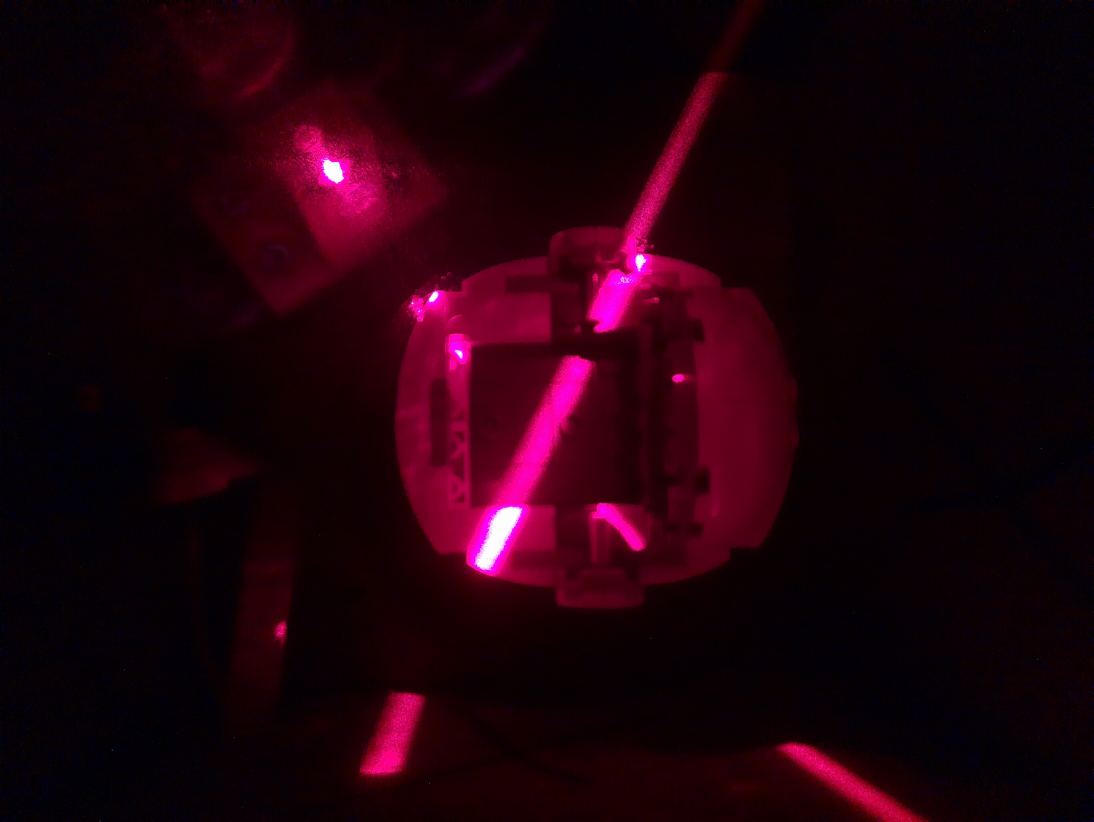
#> input picture images/0000T.jpg, 3280 x 2464 px (shown at 1/3 size); its folder holds only this picture in this run
$ python skener_funkce_BEST.py
#> lines starting #> are read from the running program, lines starting #| are printed output that depends on the picture; after the words box and inside, x2 and y2 are one past the last pixel; in counts of white or black regions, pixels touching at a corner belong together
import cv2
import numpy as np
import trimesh
import glob
import os

# --- KONFIGURACE ---
IMAGE_DIR = "images"

FIXED_CENTER_X = 1640
FIXED_CENTER_Y = 1232

def extract_red_points(image_path):
#> called with image_path = 'images/0000T.jpg'
    img = cv2.imread(image_path)
#> img is the input picture: shape (2464, 3280, 3); mean B, G, R 11.5, 1.1, 30.9
    if img is None: return []

    cx = FIXED_CENTER_X
    cy = FIXED_CENTER_Y

    hsv = cv2.cvtColor(img, cv2.COLOR_BGR2HSV)
#> hsv: shape (2464, 3280, 3); mean H, S, V 153.4, 243.6, 31.5

    # Maskování červené barvy
    lower_red1 = np.array([0, 150, 50])
    upper_red1 = np.array([10, 255, 255])
    lower_red2 = np.array([170, 150, 50])
    upper_red2 = np.array([180, 255, 255])
    mask = cv2.inRange(hsv, lower_red1, upper_red1) + cv2.inRange(hsv, lower_red2, upper_red2)
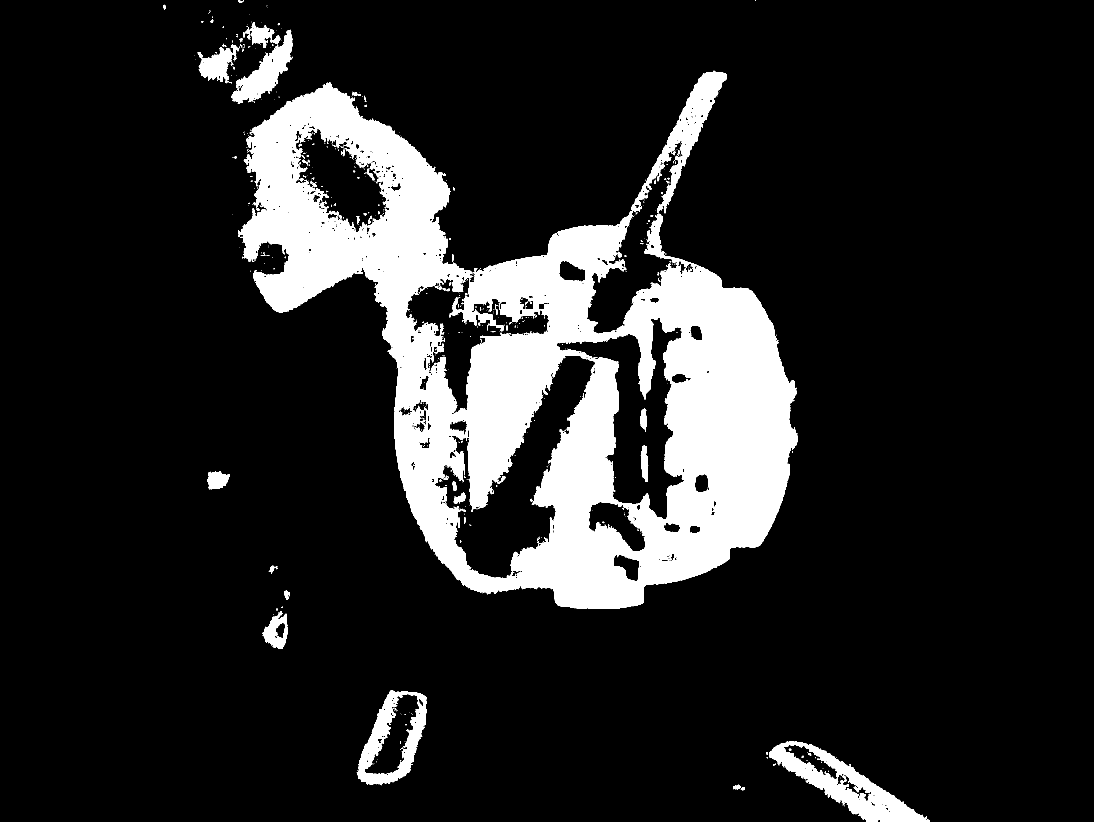
#> mask: shape (2464, 3280) (shown at 1/3 size); 14% white; 912 white regions (794 under 20 px), largest, box (x1, y1, x2, y2) and area: (714, 212, 2394, 1827) 1030708, (2308, 2224, 2790, 2464) 34357, (1072, 2071, 1281, 2356) 21346

    # Vyčištění šumu (morfologické operace)
    kernel = np.ones((5,5), np.uint8)
    mask = cv2.morphologyEx(mask, cv2.MORPH_OPEN, kernel)
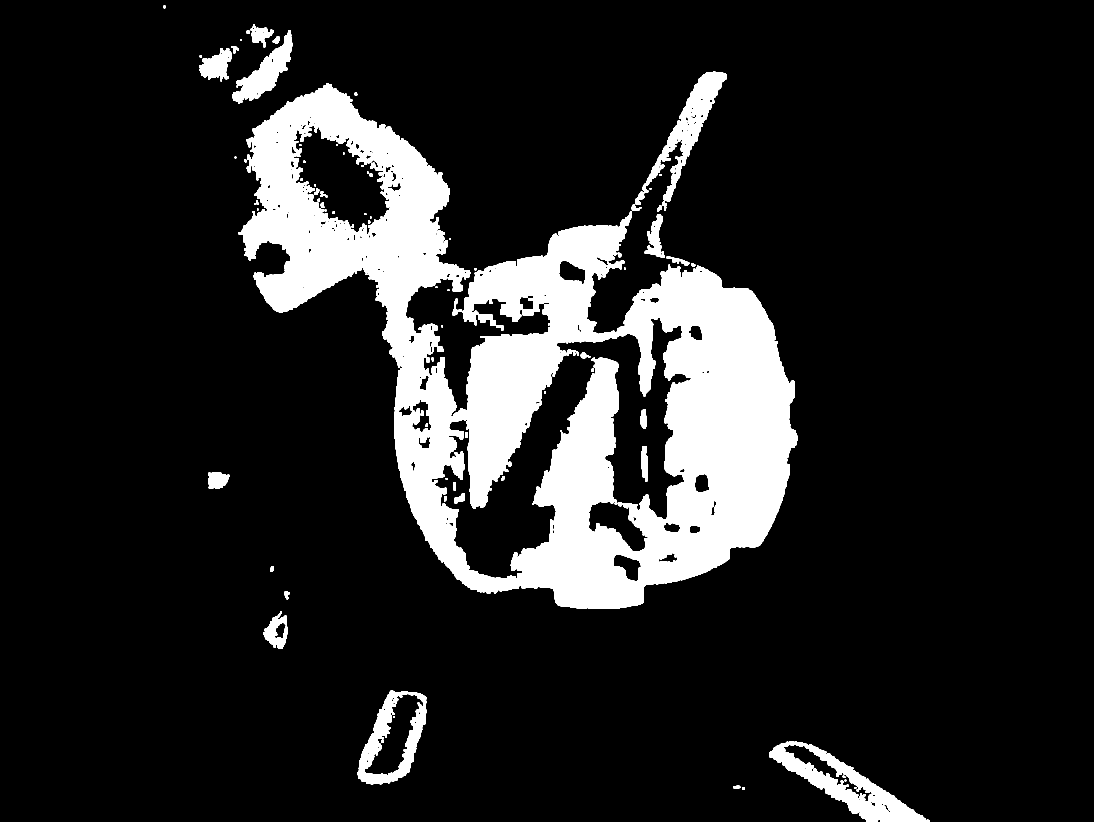
#> mask: shape (2464, 3280) (shown at 1/3 size); 13.7% white; 113 white regions

    contours, _ = cv2.findContours(mask, cv2.RETR_EXTERNAL, cv2.CHAIN_APPROX_SIMPLE)
#> contours = 62 contours, 13 with area under 20; largest, box (x1, y1, x2, y2) and area: (716, 251, 2393, 1827) 1275624, (2308, 2224, 2790, 2464) 41138, (1073, 2072, 1279, 2353) 38310, (1927, 214, 2181, 604) 23098, (696, 90, 877, 310) 13534

    points = []
    for cnt in contours:
        M = cv2.moments(cnt)
        if M["m00"] > 10: # Práh pro potlačení drobného šumu
            points.append((int(M["m10"] / M["m00"]), int(M["m01"] / M["m00"]), cx, cy))
#> this loop made 62 passes
#> cnt on passes 5, 12, 13, 16, 17, 18, 19, 20: [[820, 1936], [820, 1941], [827, 1941], [827, 1936]], [[1324, 976], [1324, 981], [1328, 981], [1328, 976]], [[1644, 969], [1644, 975], [1648, 975], [1648, 969]], [[1128, 882], [1128, 887], [1133, 887], [1133, 882]], [[1343, 868], [1343, 872], [1347, 872], [1347, 868]], [[1307, 859], [1307, 863], [1311, 863], [1311, 859]], [[1129, 856], [1129, 863], [1133, 863], [1133, 856]], [[1393, 833], [1393, 837], [1397, 837], [1397, 833]]
#> after the loop, points = 62 items, first 6: (2229, 2365, 1640, 1232), (2210, 2360, 1640, 1232), (2528, 2349, 1640, 1232), (1180, 2215, 1640, 1232), (823, 1938, 1640, 1232), (828, 1894, 1640, 1232)
    return points

def get_3d_points(file_pattern, camera_distance, pixel_scale, offset_x=0.0):
    files = sorted(glob.glob(os.path.join(IMAGE_DIR, file_pattern)))
    all_pts = []

    for i, file_path in enumerate(files):
        points_data = extract_red_points(file_path)
        angle = (i / len(files)) * 2 * np.pi

        for x, y, cx, cy in points_data:
            # Výpočet relativních souřadnic
            dx = (x - cx) * pixel_scale
            dy = (y - cy) * pixel_scale

            # Z je ovlivněno vzdáleností kamery
            z = camera_distance - dy
            radius = dx

            all_pts.append([
                radius * np.cos(angle) + offset_x,
                radius * np.sin(angle),
                z
            ])
    return np.array(all_pts)

# --- HLAVNÍ LOGIKA ---
# Zde ladíte parametry pro každý model:
# camera_distance: určuje základní hloubku (Z)
# pixel_scale: určuje, jak moc se pixely promítnou do velikosti modelu
points_B = get_3d_points("*B.jpg", camera_distance=10.0, pixel_scale=0.05, offset_x=0.0)
points_T = get_3d_points("*T.jpg", camera_distance=25.0, pixel_scale=0.05, offset_x=2.0)
#> the loop in get_3d_points (call 2), `for x, y, cx, cy in points_data:` made 62 passes
#> (x, y, dx, dy, z, radius) on passes 1 to 8: (2229, 2365, 29.45, 56.65, -31.65, 29.45), (2210, 2360, 28.5, 56.4, -31.4, 28.5), (2528, 2349, 44.4, 55.85, -30.85, 44.4), (1180, 2215, -23, 49.15, -24.15, -23), (823, 1938, -40.85, 35.3, -10.3, -40.85), (828, 1894, -40.6, 33.1, -8.1, -40.6), (859, 1783, -39.05, 27.55, -2.55, -39.05), (816, 1706, -41.2, 23.7, 1.3, -41.2)
#> points_T = 62 rows, first 8: [31.45, 0, -31.65], [30.5, 0, -31.4], [46.4, 0, -30.85], [-21, 0, -24.15], [-38.85, 0, -10.3], [-38.6, 0, -8.1], [-37.05, 0, -2.55], [-39.2, 0, 1.3]

if len(points_B) > 0 and len(points_T) > 0:
    mesh_B = trimesh.points.PointCloud(points_B).convex_hull
    mesh_T = trimesh.points.PointCloud(points_T).convex_hull

    mesh_B.export("static/scans/model_B.stl")
    mesh_T.export("static/scans/model_T.stl")

    try:
        difference = mesh_B.difference(mesh_T)
        difference.export("static/scans/rozdil_modelu.stl")
        print("Rozdíl (B - T) exportován.")
    except Exception as e:
        print(f"Chyba při operaci rozdílu: {e}")
else:
    print("Nedostatek dat pro zpracování.")

$ run again, on images/0004T.jpg
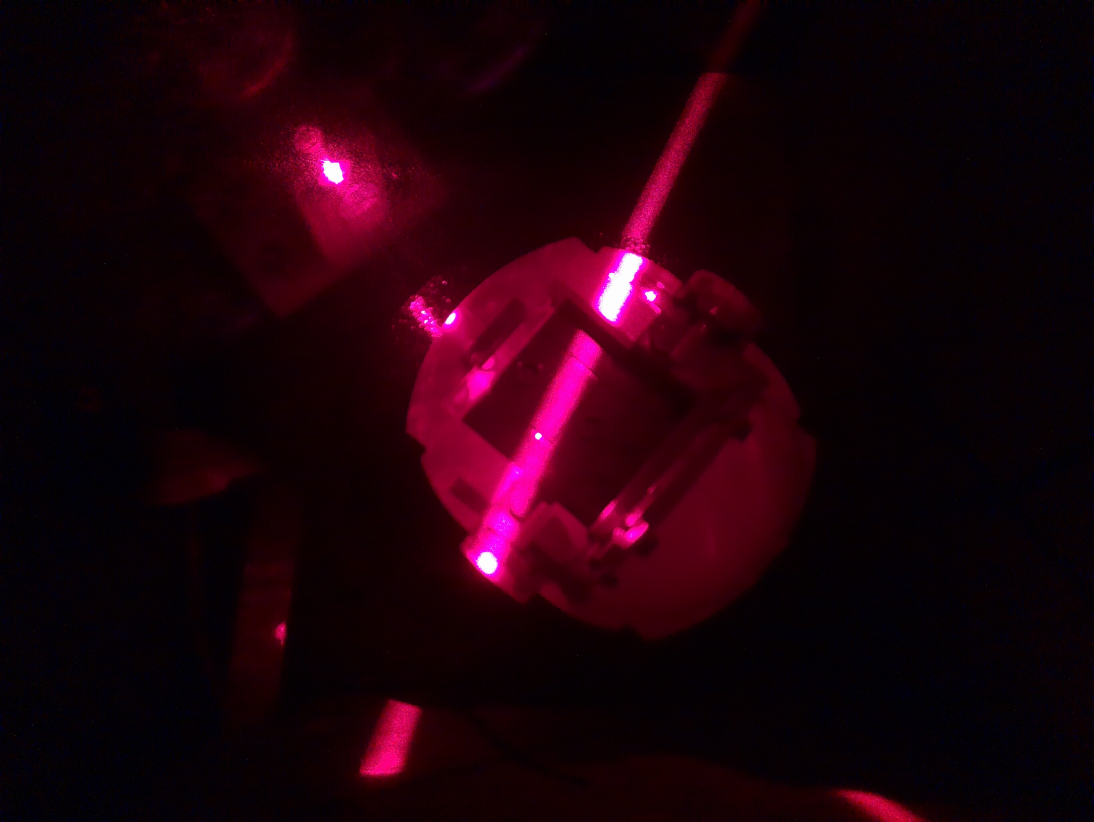
#> input picture images/0004T.jpg, 3280 x 2464 px (shown at 1/3 size)
#> in extract_red_points, img is the input picture: shape (2464, 3280, 3); mean B, G, R 10.8, 1.3, 29.6
#> hsv: shape (2464, 3280, 3); mean H, S, V 151.1, 242.1, 30.3
#> in extract_red_points, `mask = cv2.inRange(hsv, lower_red1, upper_red1) + cv2.inRange(hsv, low..`:
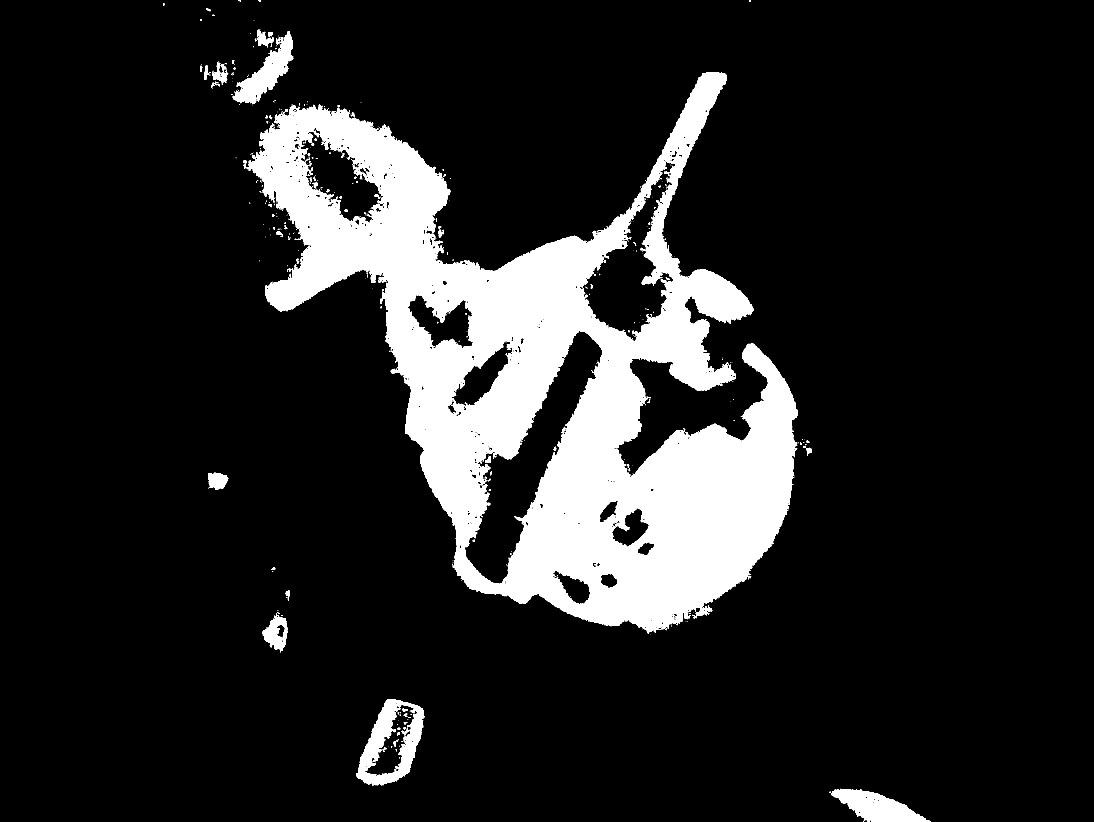
#> mask: shape (2464, 3280) (shown at 1/3 size); 13.8% white; 646 white regions (547 under 20 px), largest, box (x1, y1, x2, y2) and area: (731, 216, 2393, 1902) 1051441, (1068, 2097, 1274, 2357) 21690, (2496, 2367, 2792, 2464) 15197
#> in extract_red_points, `mask = cv2.morphologyEx(mask, cv2.MORPH_OPEN, kernel)`:
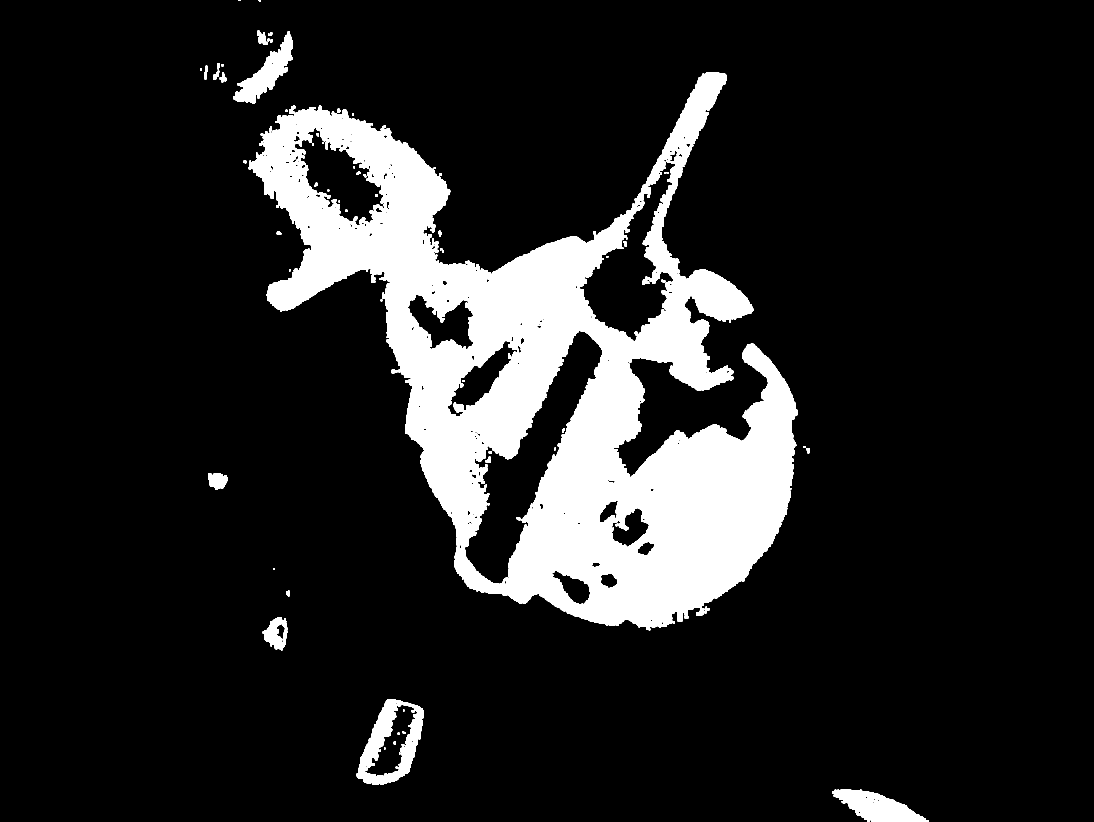
#> mask: shape (2464, 3280) (shown at 1/3 size); 13.6% white; 80 white regions (1 under 20 px)
#> contours = 46 contours, 4 with area under 20; largest, box (x1, y1, x2, y2) and area: (744, 216, 2392, 1891) 1276586, (1070, 2098, 1271, 2355) 33968, (2497, 2367, 2779, 2464) 14760, (699, 94, 879, 311) 12793, (787, 1851, 862, 1951) 4770
#> the loop in extract_red_points, `for cnt in contours:` made 46 passes
#> cnt on passes 1, 9, 14, 16, 21, 22, 36: [[2780, 2461], [2780, 2463], [2786, 2463], [2786, 2461]], [[819, 1704], [819, 1709], [823, 1709], [823, 1704]], [[1142, 898], [1142, 903], [1146, 903], [1146, 898]], [[867, 807], [867, 813], [871, 813], [871, 807]], [[1296, 716], [1296, 727], [1301, 727], [1301, 716]], [[1317, 705], [1317, 709], [1321, 709], [1321, 705]], [[600, 205], [600, 212], [604, 212], [604, 205]]
#> after the loop in extract_red_points, `for cnt in contours:`: points = 45 items, first 6: (2783, 2462, 1640, 1232), (2629, 2419, 1640, 1232), (1175, 2229, 1640, 1232), (830, 1899, 1640, 1232), (2058, 1847, 1640, 1232), (2101, 1837, 1640, 1232)
#> the loop in get_3d_points (call 2), `for x, y, cx, cy in points_data:` made 45 passes
#> (x, y, dx, dy, z, radius) on passes 1 to 8: (2783, 2462, 57.15, 61.5, -36.5, 57.15), (2629, 2419, 49.45, 59.35, -34.35, 49.45), (1175, 2229, -23.25, 49.85, -24.85, -23.25), (830, 1899, -40.5, 33.35, -8.35, -40.5), (2058, 1847, 20.9, 30.75, -5.75, 20.9), (2101, 1837, 23.05, 30.25, -5.25, 23.05), (2119, 1828, 23.95, 29.8, -4.8, 23.95), (864, 1779, -38.8, 27.35, -2.35, -38.8)
#> points_T = 45 rows, first 8: [59.15, 0, -36.5], [51.45, 0, -34.35], [-21.25, 0, -24.85], [-38.5, 0, -8.35], [22.9, 0, -5.75], [25.05, 0, -5.25], [25.95, 0, -4.8], [-36.8, 0, -2.35]
